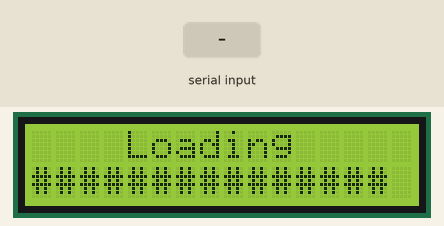
Recording of a sketch running on a simulated Arduino Uno, built with avr-gcc and run on an emulated ATmega328P. Shown: 16×2 character LCD. The inputs (shaded band) are chosen by the test bench.

Above: at 0.63 s.
1.9 s: byte 30 received over Serial
At 3.1 s:
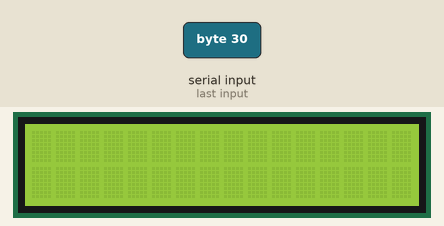
3.5 s: byte 90 received over Serial
At 4.3 s:
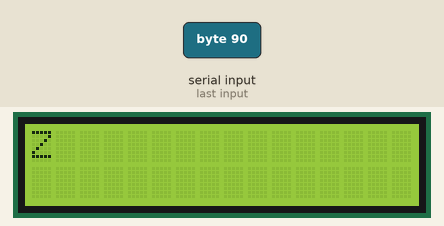
5.1 s: byte 120 received over Serial
At 5.6 s:
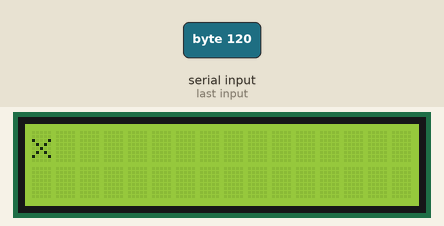
Timing chart, 0 to 8.1 s (numbered marks = the images above; inputs shaded):
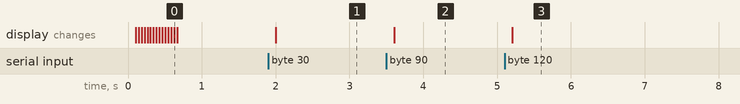

The sketch:

display-serial.ino
```cpp
#include <LiquidCrystalRus.h>

// RS, E, DB4, DB5, DB6, DB7
LiquidCrystalRus lcd(12, 11, 5, 4, 3, 2);

unsigned char data = 0;

void setup()
{
  int i;
    lcd.begin(16, 2);
    lcd.setCursor(4, 0);
    lcd.print("Loading");
    lcd.setCursor(0, 1);
    for (i=0;i<15;i++) {
      lcd.print("#");
      delay(40);
    }
    Serial.begin(9600);
    lcd.clear();
}

void loop() {

  if (Serial.available()) {
    delay(100);
    lcd.clear();
    while (Serial.available() > 0) {
      data = Serial.read();
      //if (data == '\x0A') { break;}
      if (data == '\x01') {
        lcd.setCursor(0, 1);
        continue;
      }
      lcd.write(data);
    }
  }
}
```

Measured:
- after the input at 3.5 s, the display: changes after 0.10 s (image 2)
- after the input at 5.1 s, the display: changes after 0.10 s (image 3)
